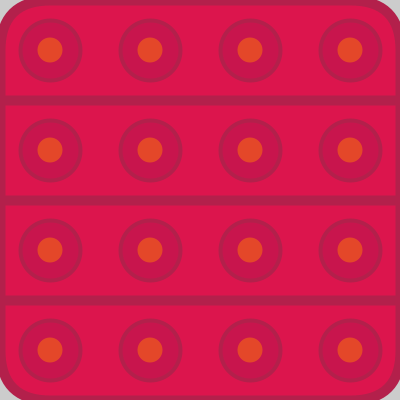
Frame 1 (no input)
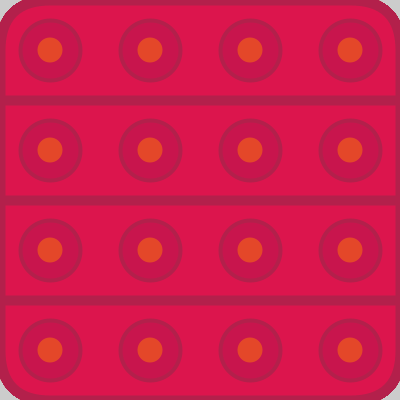
Frame 60 (the mouse pressed at the canvas centre just before this capture)
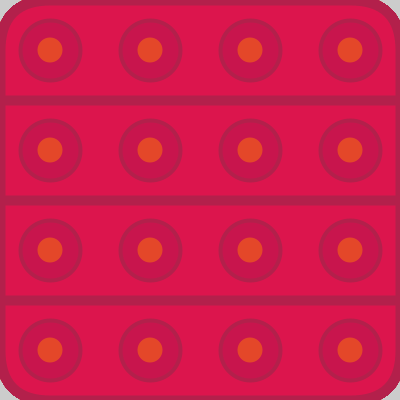
Frame 120 (the mouse held since frame 60 and released just before this capture)

The Processing sketch that drew these frames (run headless with seeded random() and noise(); from frame 60 on, the mouse is pressed at the canvas centre):

// Processing sketch: week09_5_happy_humble_part2
// ── week09_5_happy_humble_part2.pde
// week09_5_happy_humble_part2
// 先劃出基礎的形狀, 等下要複製
void setup(){
  size(400,400);
}
void draw(){
  stroke(179, 32, 75); // 線的顏色
  strokeWeight(10); // 線的粗細
  fill(220, 21, 77); // 填充顏色
  rect(0, 0, 400, 400, 50); // 多了50弧度
  for(int i=100; i<=300; i+=100) line(0, i, 400, i);
  for(int i=0; i<4; i++){
    for(int j=0; j<4; j++){
      int x = 50 + j * 100, y = 50 + i * 100;
      stroke(179, 32, 75);
      fill(200, 21, 77);
      strokeWeight(4);
      ellipse( x, y, 60, 60);
      noStroke();
      fill(228, 71, 41);
      ellipse( x, y, 25, 25);
      }
    }
}
